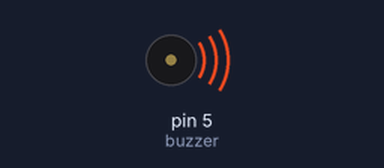
Recording of a sketch running on a simulated Arduino Uno, built with avr-gcc and run on an emulated ATmega328P. Parts: buzzer (waves = sounding).

Above: at 0.12 s.
Timing chart, 0 to 3.0 s (numbered marks = the images above):
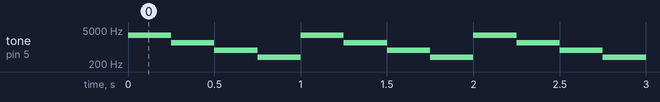

The sketch:

buzzer.ino
```cpp
const int buzzer = 5;

void setup() {
pinMode(buzzer, OUTPUT);

}

void loop() {
digitalWrite(buzzer, HIGH);
tone(buzzer, 3000);
delay(250);
tone(buzzer, 1500);
delay(250);
tone(buzzer, 750);
delay(250);
tone(buzzer, 375);
delay(250);

}
```

Measured:
- by itself, tone on pin 5 (buzzer): repeats every 1.0 s: 1500 Hz 0.25 s, 750 Hz 0.25 s, 375 Hz 0.25 s, 3000 Hz 0.25 s
